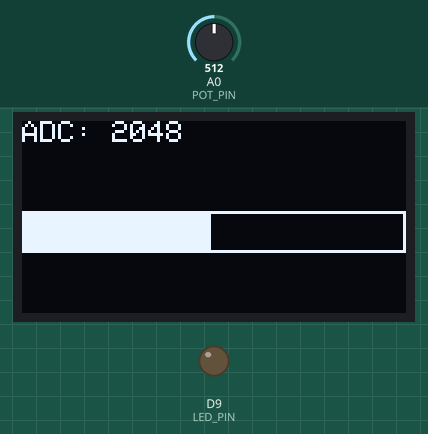
Recording of a sketch running on a simulated Arduino Zero (SAMD21). Parts: 128×64 one-colour display, output pins drawn as LEDs (lit = HIGH). Inputs (shaded band) come from the test bench; at power-on: A0 (POT_PIN) = 512 (analog values on the 0–1023 scale). What the sketch prints to the serial monitor is not drawn.

Above: at 1.7 s.
1.8 s: A0 (POT_PIN) set to 366
At 2.9 s:
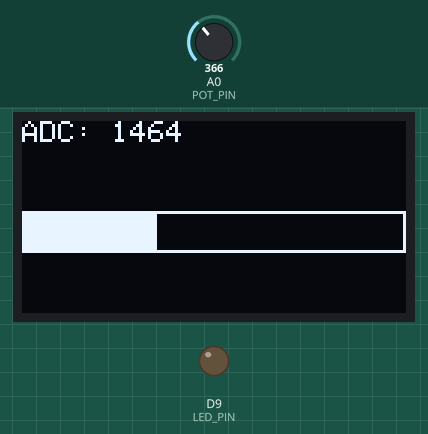
3.3 s: A0 (POT_PIN) set to 337
At 4.1 s:
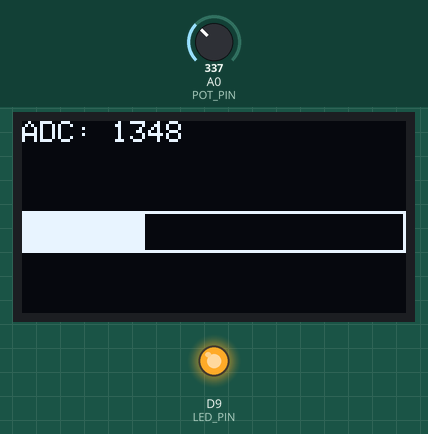
4.8 s: A0 (POT_PIN) set to 306
At 5.3 s:
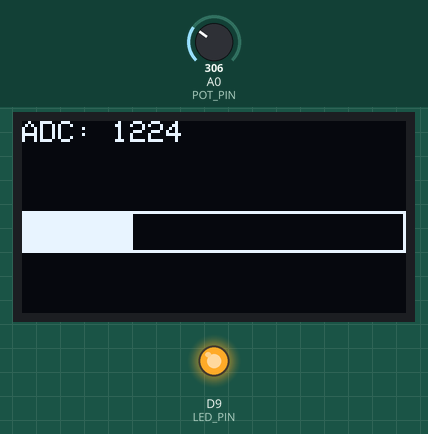
Timing chart, 0 to 7.8 s (numbered marks = the images above; inputs shaded):
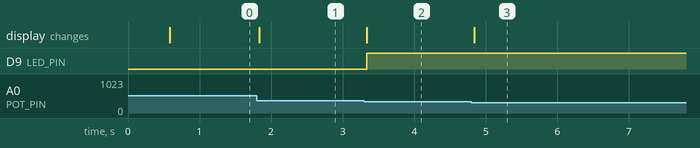

The sketch:

node1.ino
```cpp
#include <SPI.h>
#include "mcp_can.h"              // https://github.com/coryjfowler/MCP_CAN_lib
#include <Wire.h>                 //TWI library      wire.begin(), wire.Setclock(), wire.Wrte, ect
#include <Adafruit_GFX.h>
#include <Adafruit_SSD1306.h>
                                  // https://ww1.microchip.com/downloads/en/DeviceDoc/MCP2515-Stand-Alone-CAN-Controller-with-SPI-20001801J.pdf
constexpr byte INT_PIN   = 20;    // not used actively here (used in rx), but wired
constexpr byte SCK_PIN   = 18;    // SPI0 defaults
constexpr byte MOSI_PIN  = 19;
constexpr byte MISO_PIN  = 16;
constexpr byte CS_PIN    = 17;
constexpr uint8_t LED_PIN = 9;
// constexpr uint8_t SENS_PIN = 8;   // PIR OUT pin -> temp removed and replaced with potentiometer
constexpr uint8_t POT_PIN = A0;
//constexpr unsigned CAN_ID  = 0x101; // use same for rx
constexpr unsigned ID_NODE1 = 0x310;   // Pi #1 (this board)
constexpr unsigned ID_NODE2 = 0x311;   // Pi #2
constexpr unsigned ID_NODE3 = 0x312;   // Pi #3

constexpr byte LED_OFF = 0x00;
constexpr byte LED_ON  = 0x01;

#define SCREEN_WIDTH 128
#define SCREEN_HEIGHT 64
#define DRAW_H 20
#define DRAW_W 88
#define OLED_RESET -1           // No reset pin on many I2C modules; share MCU reset
#define OLED_ADDR 0x3C

Adafruit_SSD1306 display(SCREEN_WIDTH, SCREEN_HEIGHT, &Wire, OLED_RESET);
const int   ADCMAX = 4095;
MCP_CAN CAN(CS_PIN);

void drawOLED(uint16_t raw) {
  display.clearDisplay();
  display.setTextSize(1);
  display.setTextColor(SSD1306_WHITE);
  display.setCursor(0,0);
  display.print(F("ADC: ")); display.print(raw);

  int w = (int)((uint32_t)raw * (SCREEN_WIDTH - 1) / 4095);
  display.drawRect(0, 30, SCREEN_WIDTH, 14, SSD1306_WHITE);
  display.fillRect(0, 30, w, 14, SSD1306_WHITE);
  display.display();
}

static uint16_t avg_adc(uint8_t n = 8, int pin = POT_PIN) {
  uint32_t sum = 0;
  for (uint8_t i = 0; i < n; ++i) {
    sum += analogRead(pin);        // 0..4095
  }
  return (uint16_t)(sum / n);
}

static int band_for(uint16_t raw) {
  if (raw <=  100)  return -1; // none (all off)
  if (raw <= 1400)  return 0;  // node1
  if (raw <= 2800)  return 1;  // node2
  return 2;
}

static bool send_led_cmd(unsigned id, byte cmd) {
  byte payload[1] = { cmd };
  return CAN.sendMsgBuf(id, 0, 1, payload) == CAN_OK;
}

void setup() {
  Serial.begin(115200);
  uint32_t t0 = millis();
  while (!Serial && millis() - t0 < 3000) {}

  pinMode(LED_PIN, OUTPUT);
  digitalWrite(LED_PIN, LOW);
  analogReadResolution(12);

  Wire.begin();
  Wire.setClock(400000);               // faster I2C for snappier refresh
  if (!display.begin(SSD1306_SWITCHCAPVCC, OLED_ADDR)) {
    // If this prints, check wiring and 0x3C vs 0x3D address
    Serial.println("SSD1306 init failed");
  } else {
    display.clearDisplay();
    display.setTextSize(2);
    display.setTextColor(SSD1306_WHITE);
    display.setCursor(0, 0);
    display.println(F("Hello OLED"));
    display.display();
    delay(500);
  }

  if (CAN.begin(MCP_ANY, CAN_500KBPS, MCP_8MHZ) != CAN_OK) {
    Serial.println("CAN init FAIL"); while (1) {}
  }
  CAN.setMode(MCP_NORMAL);
  Serial.println("TX ready");
}

void loop() {
  static int lastTarget = -1;
  static uint32_t lastSampleMs = 0;
  const uint32_t samplePeriodMs = 50;

  uint32_t now = millis();
  if (now - lastSampleMs < samplePeriodMs) return;
  lastSampleMs = now;

  uint16_t raw = avg_adc(8, POT_PIN);   // 0..4095
  drawOLED(raw);

  int target = band_for(raw);
  if (target != lastTarget) {
    const unsigned ids[3] = { ID_NODE1, ID_NODE2, ID_NODE3 };  // <-- 3 entries

    if (lastTarget >= 0 && lastTarget <= 2) {
      send_led_cmd(ids[lastTarget], LED_OFF);
    }
    if (target >= 0 && target <= 2) {
      send_led_cmd(ids[target], LED_ON);
    }

    digitalWrite(LED_PIN, (target == 0) ? HIGH : LOW);  // mirror local LED for node1

    lastTarget = target;
  }
}
```

Measured:
- the behaviour switches between 351 and 350 on A0 (POT_PIN) (found by bisection; images 1 and 2)
- after the input at 1.8 s, the display: changes at once (image 1)
- after the input at 3.3 s, D9 (LED_PIN): LOW → HIGH at once; the display: changes at once (image 2)
- after the input at 4.8 s, the display: changes at once (image 3)
